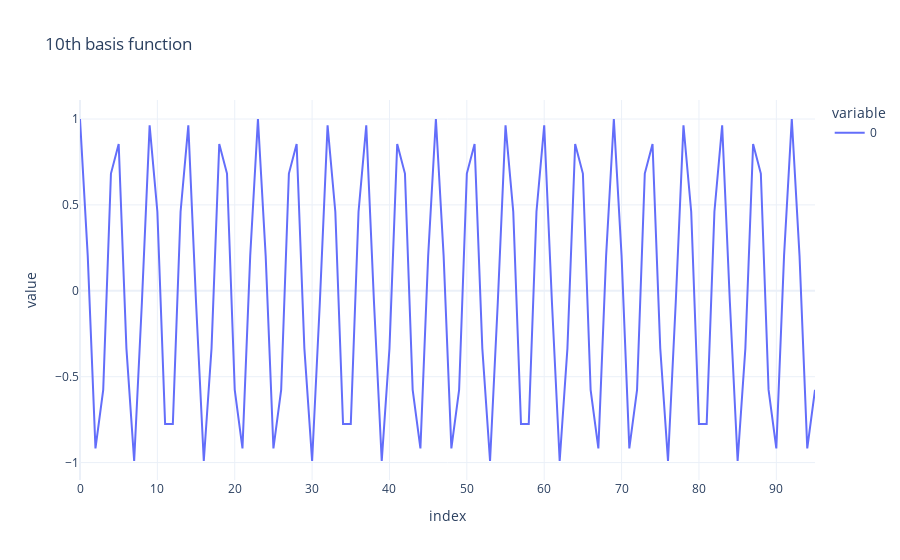

Here is the notebook cell this chart was saved with:
### Code cell
fig = px.line(seasonality_basis[10], title="10th basis function")
fig.show()

### Figure 1 — Plotly figure (JSON) as saved in the notebook; plotly's stock layout.template omitted (floating-point values rounded to 4 significant figures)
{"data": [{"hovertemplate": "variable=0<br>index=%{x}<br>value=%{y}<extra></extra>", "legendgroup": "0", "line": {"color": "#636efa", "dash": "solid"}, "marker": {"symbol": "circle"}, "mode": "lines", "name": "0", "orientation": "v", "showlegend": true, "type": "scatter", "x": [0, 1, 2, 3, 4, 5, 6, 7, 8, 9, 10, 11, 12, 13, 14, 15, 16, 17, 18, 19, 20, 21, 22, 23, 24, 25, 26, 27, 28, 29, 30, 31, 32, 33, 34, 35, 36, 37, 38, 39, 40, 41, 42, 43, 44, 45, 46, 47, 48, 49, 50, 51, 52, 53, 54, 55, 56, 57, 58, 59, 60, 61, 62, 63, 64, 65, 66, 67, 68, 69, 70, 71, 72, 73, 74, 75, 76, 77, 78, 79, 80, 81, 82, 83, 84, 85, 86, 87, 88, 89, 90, 91, 92, 93, 94, 95], "xaxis": "x", "y": [1, 0.2035, -0.9172, -0.5767, 0.6826, 0.8544, -0.3349, -0.9907, -0.06824, 0.9629, 0.4601, -0.7757, -0.7757, 0.4601, 0.9629, -0.06824, -0.9907, -0.3349, 0.8544, 0.6826, -0.5767, -0.9172, 0.2035, 1, 0.2035, -0.9172, -0.5767, 0.6826, 0.8544, -0.3349, -0.9907, -0.06824, 0.9629, 0.4601, -0.7757, -0.7757, 0.4601, 0.9629, -0.06825, -0.9907, -0.3349, 0.8544, 0.6826, -0.5767, -0.9172, 0.2035, 1, 0.2034, -0.9172, -0.5767, 0.6826, 0.8544, -0.3349, -0.9907, -0.06824, 0.9629, 0.4601, -0.7757, -0.7757, 0.4601, 0.9629, -0.06824, -0.9907, -0.3349, 0.8544, 0.6826, -0.5767, -0.9172, 0.2035, 1, 0.2035, -0.9172, -0.5767, 0.6826, 0.8544, -0.3349, -0.9907, -0.06824, 0.9629, 0.4601, -0.7757, -0.7757, 0.4601, 0.9629, -0.06824, -0.9907, -0.3349, 0.8544, 0.6826, -0.5767, -0.9172, 0.2035, 1, 0.2035, -0.9172, -0.5767], "yaxis": "y"}], "layout": {"autosize": true, "legend": {"title": {"text": "variable"}, "tracegroupgap": 0}, "title": {"text": "10th basis function"}, "xaxis": {"anchor": "y", "autorange": true, "domain": [0, 1], "range": [0, 95], "title": {"text": "index"}, "type": "linear"}, "yaxis": {"anchor": "x", "autorange": true, "domain": [0, 1], "range": [-1.101, 1.111], "title": {"text": "value"}, "type": "linear"}}}
